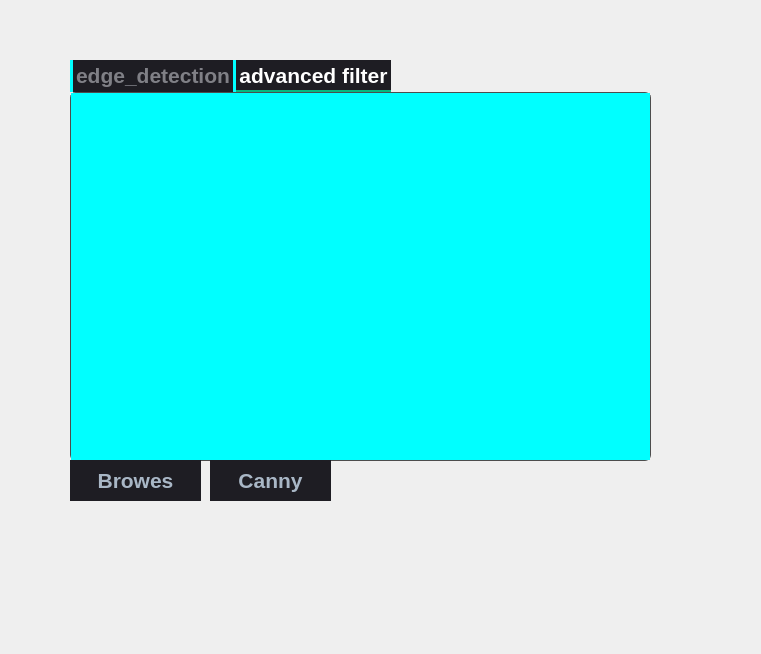
<?xml version="1.0" encoding="UTF-8"?>
<ui version="4.0">
 <class>Form</class>
 <widget class="QWidget" name="Form">
  <property name="geometry">
   <rect>
    <x>0</x>
    <y>0</y>
    <width>761</width>
    <height>654</height>
   </rect>
  </property>
  <property name="windowTitle">
   <string>Form</string>
  </property>
  <property name="styleSheet">
   <string notr="true">/*
Material Dark Style Sheet for QT Applications
Author: Jaime A. Quiroga P.
Inspired on https://github.com/jxfwinter/qt-material-stylesheet
Company: GTRONICK
Last updated: 04/12/2018, 15:00.
Available at: https://github.com/GTRONICK/QSS/blob/master/MaterialDark.qss
*/
QMainWindow {
	background-color:#1e1d23;
}
QDialog {
	background-color:#1e1d23;
}
QColorDialog {
	background-color:#1e1d23;
}
QTextEdit {
	background-color:#1e1d23;
	color: #a9b7c6;
}
QPlainTextEdit {
	selection-background-color:#007b50;
	background-color:#1e1d23;
	border-style: solid;
	border-top-color: transparent;
	border-right-color: transparent;
	border-left-color: transparent;
	border-bottom-color: transparent;
	border-width: 1px;
	color: #a9b7c6;
}
QPushButton{
	border-style: solid;
	border-top-color: transparent;
	border-right-color: transparent;
	border-left-color: transparent;
	border-bottom-color: transparent;
	border-width: 1px;
	border-style: solid;
	color: #a9b7c6;
	padding: 2px;
	background-color: #1e1d23;
}
QPushButton::default{
	border-style: inset;
	border-top-color: transparent;
	border-right-color: transparent;
	border-left-color: transparent;
	border-bottom-color: #04b97f;
	border-width: 1px;
	color: #a9b7c6;
	padding: 2px;
	background-color: #1e1d23;
}
QToolButton {
	border-style: solid;
	border-top-color: transparent;
	border-right-color: transparent;
	border-left-color: transparent;
	border-bottom-color: #04b97f;
	border-bottom-width: 1px;
	border-style: solid;
	color: #a9b7c6;
	padding: 2px;
	background-color: #1e1d23;
}
QToolButton:hover{
	border-style: solid;
	border-top-color: transparent;
	border-right-color: transparent;
	border-left-color: transparent;
	border-bottom-color: #37efba;
	border-bottom-width: 2px;
	border-style: solid;
	color: #FFFFFF;
	padding-bottom: 1px;
	background-color: #1e1d23;
}
QPushButton:hover{
	border-style: solid;
	border-top-color: transparent;
	border-right-color: transparent;
	border-left-color: transparent;
	border-bottom-color: #37efba;
	border-bottom-width: 1px;
	border-style: solid;
	color: #FFFFFF;
	padding-bottom: 2px;
	background-color: #1e1d23;
}
QPushButton:pressed{
	border-style: solid;
	border-top-color: transparent;
	border-right-color: transparent;
	border-left-color: transparent;
	border-bottom-color: #37efba;
	border-bottom-width: 2px;
	border-style: solid;
	color: #37efba;
	padding-bottom: 1px;
	background-color: #1e1d23;
}
QPushButton:disabled{
	border-style: solid;
	border-top-color: transparent;
	border-right-color: transparent;
	border-left-color: transparent;
	border-bottom-color: #808086;
	border-bottom-width: 2px;
	border-style: solid;
	color: #808086;
	padding-bottom: 1px;
	background-color: #1e1d23;
}
QLineEdit {
	border-width: 1px; border-radius: 4px;
	border-color: rgb(58, 58, 58);
	border-style: inset;
	padding: 0 8px;
	color: #a9b7c6;
	background:#1e1d23;
	selection-background-color:#007b50;
	selection-color: #FFFFFF;
}
QLabel {
	color: #a9b7c6;
}
QLCDNumber {
	color: #37e6b4;
}
QProgressBar {
	text-align: center;
	color: rgb(240, 240, 240);
	border-width: 1px; 
	border-radius: 10px;
	border-color: rgb(58, 58, 58);
	border-style: inset;
	background-color:#1e1d23;
}
QProgressBar::chunk {
	background-color: #04b97f;
	border-radius: 5px;
}
QMenuBar {
	background-color: #1e1d23;
}
QMenuBar::item {
	color: #a9b7c6;
  	spacing: 3px;
  	padding: 1px 4px;
  	background: #1e1d23;
}

QMenuBar::item:selected {
  	background:#1e1d23;
	color: #FFFFFF;
}
QMenu::item:selected {
	border-style: solid;
	border-top-color: transparent;
	border-right-color: transparent;
	border-left-color: #04b97f;
	border-bottom-color: transparent;
	border-left-width: 2px;
	color: #FFFFFF;
	padding-left:15px;
	padding-top:4px;
	padding-bottom:4px;
	padding-right:7px;
	background-color: #1e1d23;
}
QMenu::item {
	border-style: solid;
	border-top-color: transparent;
	border-right-color: transparent;
	border-left-color: transparent;
	border-bottom-color: transparent;
	border-bottom-width: 1px;
	border-style: solid;
	color: #a9b7c6;
	padding-left:17px;
	padding-top:4px;
	padding-bottom:4px;
	padding-right:7px;
	background-color: #1e1d23;
}
QMenu{
	background-color:#1e1d23;
}
QTabWidget {
	color:rgb(0,0,0);
	background-color:#1e1d23;
}
QTabWidget::pane {
		border-color: rgb(77,77,77);
		background-color:#1e1d23;
		border-style: solid;
		border-width: 1px;
    	border-radius: 6px;
}
QTabBar::tab {
	border-style: solid;
	border-top-color: transparent;
	border-right-color: transparent;
	border-left-color: transparent;
	border-bottom-color: transparent;
	border-bottom-width: 1px;
	border-style: solid;
	color: #808086;
	padding: 3px;
	margin-left:3px;
	background-color: #1e1d23;
}
QTabBar::tab:selected, QTabBar::tab:last:selected, QTabBar::tab:hover {
  	border-style: solid;
	border-top-color: transparent;
	border-right-color: transparent;
	border-left-color: transparent;
	border-bottom-color: #04b97f;
	border-bottom-width: 2px;
	border-style: solid;
	color: #FFFFFF;
	padding-left: 3px;
	padding-bottom: 2px;
	margin-left:3px;
	background-color: #1e1d23;
}

QCheckBox {
	color: #a9b7c6;
	padding: 2px;
}
QCheckBox:disabled {
	color: #808086;
	padding: 2px;
}

QCheckBox:hover {
	border-radius:4px;
	border-style:solid;
	padding-left: 1px;
	padding-right: 1px;
	padding-bottom: 1px;
	padding-top: 1px;
	border-width:1px;
	border-color: rgb(87, 97, 106);
	background-color:#1e1d23;
}
QCheckBox::indicator:checked {

	height: 10px;
	width: 10px;
	border-style:solid;
	border-width: 1px;
	border-color: #04b97f;
	color: #a9b7c6;
	background-color: #04b97f;
}
QCheckBox::indicator:unchecked {

	height: 10px;
	width: 10px;
	border-style:solid;
	border-width: 1px;
	border-color: #04b97f;
	color: #a9b7c6;
	background-color: transparent;
}
QRadioButton {
	color: #a9b7c6;
	background-color: #1e1d23;
	padding: 1px;
}
QRadioButton::indicator:checked {
	height: 10px;
	width: 10px;
	border-style:solid;
	border-radius:5px;
	border-width: 1px;
	border-color: #04b97f;
	color: #a9b7c6;
	background-color: #04b97f;
}
QRadioButton::indicator:!checked {
	height: 10px;
	width: 10px;
	border-style:solid;
	border-radius:5px;
	border-width: 1px;
	border-color: #04b97f;
	color: #a9b7c6;
	background-color: transparent;
}
QStatusBar {
	color:#027f7f;
}
QSpinBox {
	color: #a9b7c6;	
	background-color: #1e1d23;
}
QDoubleSpinBox {
	color: #a9b7c6;	
	background-color: #1e1d23;
}
QTimeEdit {
	color: #a9b7c6;	
	background-color: #1e1d23;
}
QDateTimeEdit {
	color: #a9b7c6;	
	background-color: #1e1d23;
}
QDateEdit {
	color: #a9b7c6;	
	background-color: #1e1d23;
}
QComboBox {
	color: #a9b7c6;	
	background: #1e1d23;
}
QComboBox:editable {
	background: #1e1d23;
	color: #a9b7c6;
	selection-background-color: #1e1d23;
}
QComboBox QAbstractItemView {
	color: #a9b7c6;	
	background: #1e1d23;
	selection-color: #FFFFFF;
	selection-background-color: #1e1d23;
}
QComboBox:!editable:on, QComboBox::drop-down:editable:on {
	color: #a9b7c6;	
	background: #1e1d23;
}
QFontComboBox {
	color: #a9b7c6;	
	background-color: #1e1d23;
}
QToolBox {
	color: #a9b7c6;
	background-color: #1e1d23;
}
QToolBox::tab {
	color: #a9b7c6;
	background-color: #1e1d23;
}
QToolBox::tab:selected {
	color: #FFFFFF;
	background-color: #1e1d23;
}
QScrollArea {
	color: #FFFFFF;
	background-color: #1e1d23;
}
QSlider::groove:horizontal {
	height: 5px;
	background: #04b97f;
}
QSlider::groove:vertical {
	width: 5px;
	background: #04b97f;
}
QSlider::handle:horizontal {
	background: qlineargradient(x1:0, y1:0, x2:1, y2:1, stop:0 #b4b4b4, stop:1 #8f8f8f);
	border: 1px solid #5c5c5c;
	width: 14px;
	margin: -5px 0;
	border-radius: 7px;
}
QSlider::handle:vertical {
	background: qlineargradient(x1:1, y1:1, x2:0, y2:0, stop:0 #b4b4b4, stop:1 #8f8f8f);
	border: 1px solid #5c5c5c;
	height: 14px;
	margin: 0 -5px;
	border-radius: 7px;
}
QSlider::add-page:horizontal {
    background: white;
}
QSlider::add-page:vertical {
    background: white;
}
QSlider::sub-page:horizontal {
    background: #04b97f;
}
QSlider::sub-page:vertical {
    background: #04b97f;
}</string>
  </property>
  <widget class="QTabWidget" name="tabWidget">
   <property name="geometry">
    <rect>
     <x>70</x>
     <y>60</y>
     <width>581</width>
     <height>401</height>
    </rect>
   </property>
   <property name="font">
    <font>
     <pointsize>16</pointsize>
     <weight>75</weight>
     <bold>true</bold>
    </font>
   </property>
   <property name="styleSheet">
    <string notr="true">background-color: rgb(0, 255, 255);</string>
   </property>
   <property name="currentIndex">
    <number>1</number>
   </property>
   <widget class="QWidget" name="tab">
    <attribute name="title">
     <string>edge_detection</string>
    </attribute>
   </widget>
   <widget class="QWidget" name="tab_2">
    <attribute name="title">
     <string>advanced filter</string>
    </attribute>
   </widget>
  </widget>
  <widget class="QPushButton" name="btn_browser">
   <property name="geometry">
    <rect>
     <x>70</x>
     <y>460</y>
     <width>131</width>
     <height>41</height>
    </rect>
   </property>
   <property name="font">
    <font>
     <pointsize>16</pointsize>
     <weight>75</weight>
     <bold>true</bold>
    </font>
   </property>
   <property name="text">
    <string>Browes</string>
   </property>
  </widget>
  <widget class="QPushButton" name="btn_canny">
   <property name="geometry">
    <rect>
     <x>210</x>
     <y>460</y>
     <width>121</width>
     <height>41</height>
    </rect>
   </property>
   <property name="font">
    <font>
     <pointsize>16</pointsize>
     <weight>75</weight>
     <bold>true</bold>
    </font>
   </property>
   <property name="text">
    <string>Canny</string>
   </property>
  </widget>
 </widget>
 <resources/>
 <connections/>
</ui>
